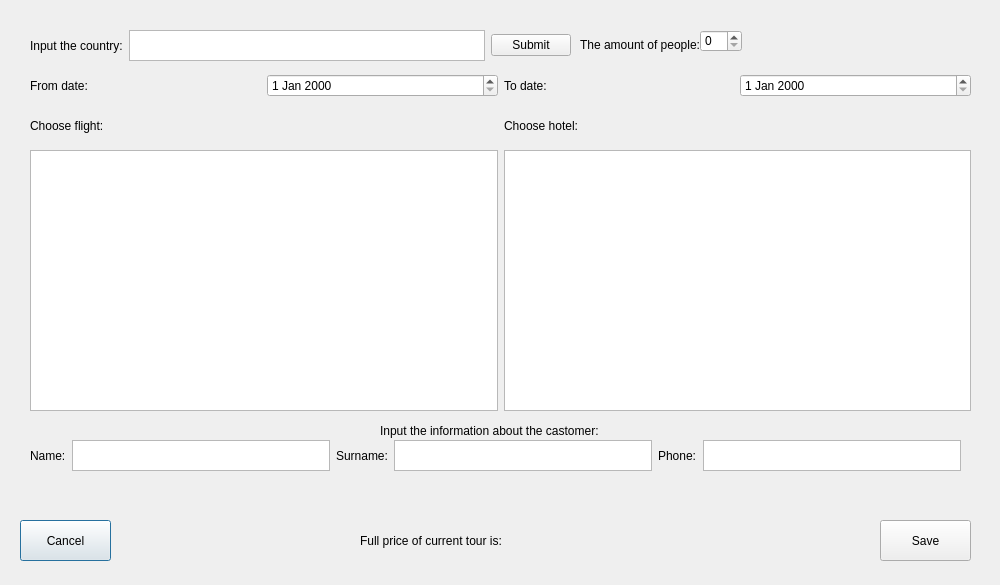
<?xml version="1.0" encoding="UTF-8"?>
<ui version="4.0">
 <class>TourWindow</class>
 <widget class="QDialog" name="TourWindow">
  <property name="geometry">
   <rect>
    <x>0</x>
    <y>0</y>
    <width>1000</width>
    <height>585</height>
   </rect>
  </property>
  <property name="windowTitle">
   <string>Tour</string>
  </property>
  <widget class="QPushButton" name="cancel">
   <property name="geometry">
    <rect>
     <x>20</x>
     <y>520</y>
     <width>91</width>
     <height>41</height>
    </rect>
   </property>
   <property name="text">
    <string>Cancel</string>
   </property>
  </widget>
  <widget class="QPushButton" name="save">
   <property name="geometry">
    <rect>
     <x>880</x>
     <y>520</y>
     <width>91</width>
     <height>41</height>
    </rect>
   </property>
   <property name="text">
    <string>Save</string>
   </property>
  </widget>
  <widget class="QLabel" name="tour_label">
   <property name="geometry">
    <rect>
     <x>170</x>
     <y>480</y>
     <width>671</width>
     <height>31</height>
    </rect>
   </property>
   <property name="text">
    <string/>
   </property>
  </widget>
  <widget class="QWidget" name="horizontalLayoutWidget">
   <property name="geometry">
    <rect>
     <x>30</x>
     <y>70</y>
     <width>941</width>
     <height>31</height>
    </rect>
   </property>
   <layout class="QHBoxLayout" name="horizontalLayout">
    <item>
     <widget class="QLabel" name="label_9">
      <property name="text">
       <string>From date:</string>
      </property>
     </widget>
    </item>
    <item>
     <widget class="QDateEdit" name="dateEdit"/>
    </item>
    <item>
     <layout class="QHBoxLayout" name="horizontalLayout_2"/>
    </item>
    <item>
     <widget class="QLabel" name="label_10">
      <property name="text">
       <string>To date:</string>
      </property>
     </widget>
    </item>
    <item>
     <widget class="QDateEdit" name="dateEdit_2"/>
    </item>
   </layout>
  </widget>
  <widget class="QWidget" name="horizontalLayoutWidget_4">
   <property name="geometry">
    <rect>
     <x>30</x>
     <y>110</y>
     <width>941</width>
     <height>31</height>
    </rect>
   </property>
   <layout class="QHBoxLayout" name="horizontalLayout_4">
    <item>
     <widget class="QLabel" name="label_2">
      <property name="text">
       <string>Choose flight: </string>
      </property>
     </widget>
    </item>
    <item>
     <widget class="QLabel" name="label">
      <property name="text">
       <string>Choose hotel: </string>
      </property>
     </widget>
    </item>
   </layout>
  </widget>
  <widget class="QWidget" name="horizontalLayoutWidget_3">
   <property name="geometry">
    <rect>
     <x>30</x>
     <y>30</y>
     <width>541</width>
     <height>31</height>
    </rect>
   </property>
   <layout class="QHBoxLayout" name="horizontalLayout_3">
    <item>
     <widget class="QLabel" name="label_3">
      <property name="text">
       <string>Input the country:</string>
      </property>
     </widget>
    </item>
    <item>
     <widget class="QTextEdit" name="country_to_search">
      <property name="documentTitle">
       <string/>
      </property>
     </widget>
    </item>
    <item>
     <widget class="QPushButton" name="search">
      <property name="text">
       <string>Submit</string>
      </property>
     </widget>
    </item>
   </layout>
  </widget>
  <widget class="QWidget" name="horizontalLayoutWidget_5">
   <property name="geometry">
    <rect>
     <x>30</x>
     <y>150</y>
     <width>941</width>
     <height>261</height>
    </rect>
   </property>
   <layout class="QHBoxLayout" name="horizontalLayout_5">
    <item>
     <widget class="QTableView" name="tableView"/>
    </item>
    <item>
     <widget class="QTableView" name="tableView_2"/>
    </item>
   </layout>
  </widget>
  <widget class="QWidget" name="horizontalLayoutWidget_6">
   <property name="geometry">
    <rect>
     <x>30</x>
     <y>440</y>
     <width>931</width>
     <height>31</height>
    </rect>
   </property>
   <layout class="QHBoxLayout" name="horizontalLayout_6">
    <item>
     <widget class="QLabel" name="label_4">
      <property name="text">
       <string>Name:</string>
      </property>
     </widget>
    </item>
    <item>
     <widget class="QTextEdit" name="textEdit"/>
    </item>
    <item>
     <widget class="QLabel" name="label_5">
      <property name="text">
       <string>Surname:</string>
      </property>
     </widget>
    </item>
    <item>
     <widget class="QTextEdit" name="textEdit_2"/>
    </item>
    <item>
     <widget class="QLabel" name="label_6">
      <property name="text">
       <string>Phone:</string>
      </property>
     </widget>
    </item>
    <item>
     <widget class="QTextEdit" name="textEdit_3"/>
    </item>
   </layout>
  </widget>
  <widget class="QLabel" name="label_7">
   <property name="geometry">
    <rect>
     <x>380</x>
     <y>420</y>
     <width>251</width>
     <height>21</height>
    </rect>
   </property>
   <property name="text">
    <string>Input the information about the castomer:</string>
   </property>
  </widget>
  <widget class="QLabel" name="label_8">
   <property name="geometry">
    <rect>
     <x>360</x>
     <y>530</y>
     <width>171</width>
     <height>21</height>
    </rect>
   </property>
   <property name="text">
    <string>Full price of current tour is:</string>
   </property>
  </widget>
  <widget class="QLabel" name="price_info">
   <property name="geometry">
    <rect>
     <x>510</x>
     <y>530</y>
     <width>201</width>
     <height>41</height>
    </rect>
   </property>
   <property name="text">
    <string/>
   </property>
  </widget>
  <widget class="QSpinBox" name="spinBox">
   <property name="geometry">
    <rect>
     <x>700</x>
     <y>30</y>
     <width>42</width>
     <height>22</height>
    </rect>
   </property>
  </widget>
  <widget class="QLabel" name="label_11">
   <property name="geometry">
    <rect>
     <x>580</x>
     <y>30</y>
     <width>121</width>
     <height>29</height>
    </rect>
   </property>
   <property name="text">
    <string>The amount of people: </string>
   </property>
  </widget>
 </widget>
 <resources/>
 <connections/>
</ui>
